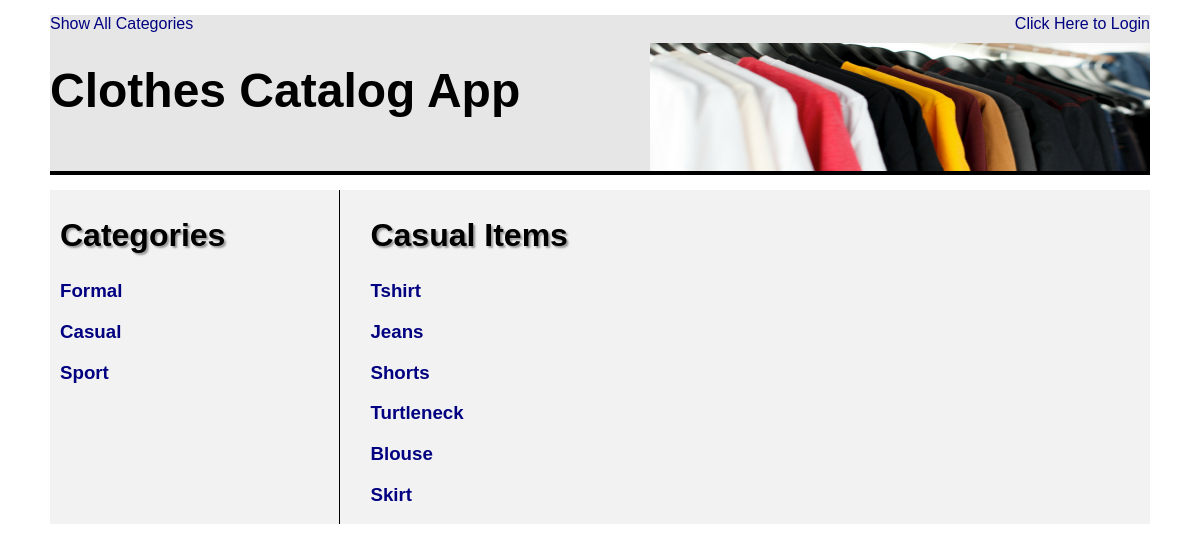
Page /catalog/Casual/items on the committed database.
### catalog_database.py (models this page shows, shortened)
class Categories(Base):  # Class code
    __tablename__ = 'categories'
    id = Column(Integer, primary_key=True)  # Mapper code
    name = Column(String(250), nullable=False)
    user_id = Column(Integer, ForeignKey('user.id'))
    user = relationship("User")

class CatalogItem(Base):  # Class code
    __tablename__ = 'catalog_item'
    name = Column(String(80), nullable=False)  # Mapper code
    id = Column(Integer, primary_key=True)
    date = Column(DateTime, nullable=False)
    description = Column(String(250))
    picture = Column(String(250))
    category_name = Column(String(250), ForeignKey('categories.name'))
    categories = relationship("Categories", cascade="all, delete")
    user_id = Column(Integer, ForeignKey('user.id'))
    user = relationship("User")

### application.py (the view)
@app.route('/catalog/<category_name>')
@app.route('/catalog/<category_name>/items')
def CategoryItems(category_name):
    categories = session.query(Categories).order_by(asc(Categories.id))
    category_items = session.query(CatalogItem).filter_by(
        category_name=category_name)
    category = session.query(Categories).filter_by(
        name=category_name).one()
    if 'username' not in login_session or category.user_id != login_session['user_id']:  # noqa
        return render_template('category_items_public.html',
                               categories=categories,
                               category_name=category_name,
                               category_items=category_items)
    else:
        return render_template('category_items.html',
                               categories=categories,
                               category_name=category_name,
                               category_items=category_items)

### templates/category_items_public.html (shortened to what this page needs)
{% extends "main.html" %}
{% block content %}
{% include "header.html" %}
<div class="main_body">
<div class="main_block">
	<h2 class="sub_title">Categories</h2>
{% if  categories !=[] %}
{% for category in categories %}
	<a href = "{{url_for('CategoryItems', category_name = category.name)}}">
	<div><h3>{{category.name}}</h3></div>
	</a>
{% endfor %}
{% else %}
<p>You currently have no categories</p>
{% endif %}
</div>
<div class="item_block">
<h2 class="sub_title"> {{category_name}} Items</h2>
{% if  category_items != [] %}
{% for item in category_items %}
	<div class="items"><a href = "{{url_for('showCategoryItem', category_name = item.category_name, item_name = item.name)}}">
	<h3>{{item.name}}</h3>
</a></div>
{% endfor %}
{% else %}
<p>You currently have no items in {{category_name}} </p>
{% endif %}
</div>
</div>
{% endblock %}

### static/css/style.css (style rules this page uses)
* { box-sizing: border-box; font-family: arial, helvetica, "sans serif", "sans serif"; }
html { width: 100%; height: 100%; margin: 0; padding: 0; }
body { width: 100%; margin: auto; }
a { text-decoration: none; color: #000080; }
.main_body { background-color: #f2f2f2; }
.sub_title { font-size: 2em; text-shadow: 2px 2px 2px #999999; }
.main_block { display: inline-block; width: 25%; vertical-align: top; margin-left: 10px; }
.item_block { display: inline-block; width: 73%; vertical-align: top; border-left: 1px solid; padding-left: 30px; min-height: 250px; }
.items { display: block; }
@media screen and (min-width: 1101px) { html, body { width: 1100px; margin-left: auto; margin-right: auto; } }

### rows in the picture
Categories: name "Formal"
Categories: name "Casual"
Categories: name "Sport"
CatalogItem: name "Tshirt"
CatalogItem: name "Jeans"
CatalogItem: name "Shorts"
CatalogItem: name "Turtleneck"
CatalogItem: name "Blouse"
CatalogItem: name "Skirt"

### other values in the picture
{{ category_name }} "Casual"
